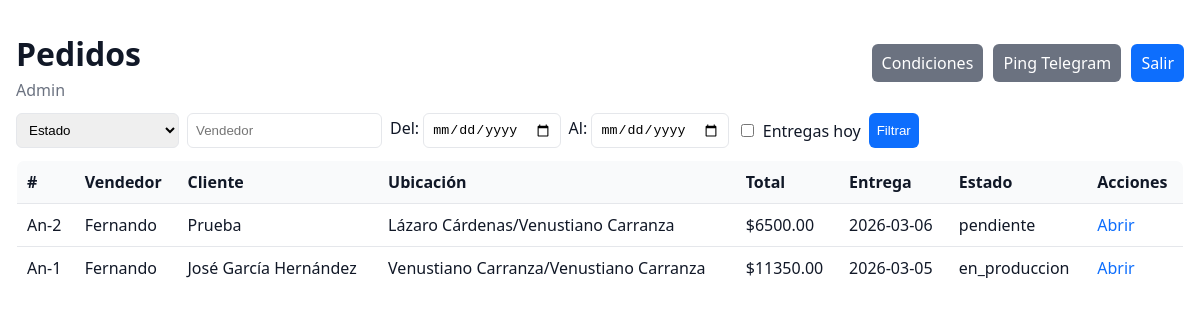
The app's page /admin/pedidos (signed in) with its own data.
### tables this page shows
CREATE TABLE pedidos (
    id INTEGER PRIMARY KEY AUTOINCREMENT,
    codigo TEXT,
    vendedor TEXT,
    cliente_nombre TEXT,
    telefono_1 TEXT,
    telefono_2 TEXT,
    referencia TEXT,
    municipio TEXT,
    colonia TEXT,
    calle TEXT,
    numero TEXT,
    manzana TEXT,
    lote TEXT,
    cp TEXT,
    ubicacion_url TEXT,
    modelo TEXT,
    color TEXT,
    tarja_posicion TEXT,
    parrilla_posicion TEXT,
    precio REAL,
    envio_costo REAL,
    total REAL,
    con_anticipo INTEGER DEFAULT 0,
    anticipo REAL,
    saldo_pendiente REAL,
    fecha_entrega DATE,
    requiere_produccion INTEGER DEFAULT 1,
    dias_pre_produccion INTEGER DEFAULT 1,
    estado TEXT DEFAULT 'pendiente',
    instrucciones_entrega_texto TEXT,
    notas TEXT,
    created_at TIMESTAMP DEFAULT CURRENT_TIMESTAMP
, instalacion_aplica INTEGER DEFAULT 0, instalacion_costo REAL DEFAULT 0);

### app/routes/admin.py (the view)
@bp.route("/pedidos", methods=["GET"])
@require_admin
def list_pedidos():
    db = get_db(current_app)
    estado = request.args.get("estado", "").strip()
    vendedor = request.args.get("vendedor", "").strip()
    fdel = request.args.get("del", "").strip()
    fal = request.args.get("al", "").strip()
    entrega_hoy = request.args.get("entrega_hoy", "").strip()
    sql = """
        SELECT id, codigo, vendedor, cliente_nombre, municipio, colonia, total,
               fecha_entrega, estado, created_at
          FROM pedidos
         WHERE 1=1
    """
    params = []
    if estado:
        sql += " AND estado = ?"
        params.append(estado)
    if vendedor:
        sql += " AND vendedor LIKE ?"
        params.append(f"%{vendedor}%")
    if fdel:
        sql += " AND date(created_at) >= date(?)"
        params.append(fdel)
    if fal:
        sql += " AND date(created_at) <= date(?)"
        params.append(fal)
    if entrega_hoy == "1":
        hoy = date.today().isoformat()
        sql += " AND date(fecha_entrega) = date(?)"
        params.append(hoy)
    sql += " ORDER BY id DESC LIMIT 200"
    pedidos = db.execute(sql, params).fetchall()
    return render_template(
        "admin/pedidos_list.html",
        pedidos=pedidos,
        filtros={"estado": estado, "vendedor": vendedor, "del": fdel, "al": fal, "entrega_hoy": entrega_hoy},
    )

### app/database.py (called while the page is built)
def get_db(app):
    if "db" not in g:
        g.db = sqlite3.connect(
            app.config["DATABASE_PATH"],
            detect_types=sqlite3.PARSE_DECLTYPES,
            check_same_thread=False
        )
        g.db.row_factory = sqlite3.Row
    return g.db

### app/utils/auth.py (called while the page is built)
def require_admin(f):
    @wraps(f)
    def wrapper(*args, **kwargs):
        if not session.get("admin_ok"):
            return redirect(url_for("admin.login", next=request.path))
        return f(*args, **kwargs)
    return wrapper

### app/templates/admin/pedidos_list.html (shortened to what this page needs)
<!doctype html>
<html lang="es">
<head>
</head>
<body>
  <div class="top">
    <div>
      <h1>Pedidos</h1>
      <div class="muted">Admin</div>
    </div>
    <div class="actions">
      <a class="secondary" href="{{ url_for('admin.condiciones_list') }}">Condiciones</a>
      <a class="secondary" href="{{ url_for('admin.ping_telegram') }}">Ping Telegram</a>
      <a href="{{ url_for('admin.logout') }}">Salir</a>
    </div>
  </div>
  <form class="filters" method="get">
    <select name="estado" title="Estado">
      <option value="">Estado</option>
    </select>
    <input name="vendedor" placeholder="Vendedor" value="{{ filtros.vendedor or '' }}" />
    <label class="nowrap">Del:
      <input type="date" name="del" value="{{ filtros.del or '' }}" />
    </label>
    <label class="nowrap">Al:
      <input type="date" name="al" value="{{ filtros.al or '' }}" />
    </label>
    <label class="nowrap" style="display:flex;align-items:center;gap:6px">
      <input type="checkbox" name="entrega_hoy" value="1" {% if filtros.entrega_hoy=='1' %}checked{% endif %}>
      Entregas hoy
    </label>
    <button type="submit">Filtrar</button>
  </form>
  <table>
    <thead>
      <tr>
        <th>#</th>
        <th>Vendedor</th>
        <th>Cliente</th>
        <th>Ubicación</th>
        <th>Total</th>
        <th>Entrega</th>
        <th>Estado</th>
        <th class="nowrap">Acciones</th>
      </tr>
    </thead>
    <tbody>
      {% if pedidos and pedidos|length>0 %}
        {% for p in pedidos %}
          <tr>
            <td class="nowrap">{{ p['codigo'] }}</td>
            <td>{{ p['vendedor'] }}</td>
            <td>{{ p['cliente_nombre'] }}</td>
            <td>{{ p['colonia'] }}/{{ p['municipio'] }}</td>
            <td class="total">${{ '%.2f'|format(p['total'] or 0) }}</td>
            <td class="nowrap">{{ p['fecha_entrega'] or '-' }}</td>
            <td>{{ p['estado'] }}</td>
            <td class="nowrap">
              <a class="btn-link" href="{{ url_for('admin.pedido_detalle', pedido_id=p['id']) }}">Abrir</a>
            </td>
          </tr>
        {% endfor %}
      {% else %}
        <tr>
          <td colspan="8" class="muted">No hay resultados con los filtros actuales.</td>
        </tr>
      {% endif %}
    </tbody>
  </table>
</body>
</html>

### app/templates/admin/pedidos_list.html (style rules this page uses)
:root { --gap:12px; --bd:#e5e7eb; --txt:#111827; --muted:#6b7280; --bg:#ffffff; --head:#f9fafb; --primary:#0d6efd; }
* { box-sizing:border-box }
body { font-family:system-ui,-apple-system,Segoe UI,Roboto,Ubuntu,Arial,sans-serif;color:var(--txt);background:var(--bg); max-width:1200px;margin:24px auto;padding:0 16px }
h1 { margin:8px 0 4px }
.top { display:flex;justify-content:space-between;align-items:center;gap:12px;flex-wrap:wrap }
.actions a { display:inline-block;text-decoration:none;background:var(--primary);color:#fff;padding:8px 10px;border-radius:6px;margin-left:6px }
.actions a.secondary { background:#6b7280 }
form.filters { display:flex;flex-wrap:wrap;gap:8px;margin:12px 0 }
input,select,button { padding:8px;border:1px solid var(--bd);border-radius:6px }
button { background:var(--primary);color:#fff;border:none;cursor:pointer }
table { width:100%;border-collapse:collapse;background:#fff;border:1px solid var(--bd);border-radius:8px;overflow:hidden }
thead th { background:var(--head);text-align:left;padding:10px;border-bottom:1px solid var(--bd);font-weight:600 }
tbody td { padding:10px;border-bottom:1px solid var(--bd);vertical-align:top }
.muted { color:var(--muted) }
.nowrap { white-space:nowrap }
.btn-link { color:var(--primary);text-decoration:none }
.total { font-variant-numeric:tabular-nums }

### records on screen
pedidos: codigo "An-2", vendedor "Fernando", cliente_nombre "Prueba", colonia "Lázaro Cárdenas", municipio "Venustiano Carranza", total "6500.00", fecha_entrega "2026-03-06", estado "pendiente"
pedidos: codigo "An-1", vendedor "Fernando", cliente_nombre "José García Hernández", colonia "Venustiano Carranza", municipio "Venustiano Carranza", total "11350.00", fecha_entrega "2026-03-05", estado "en_produccion"
